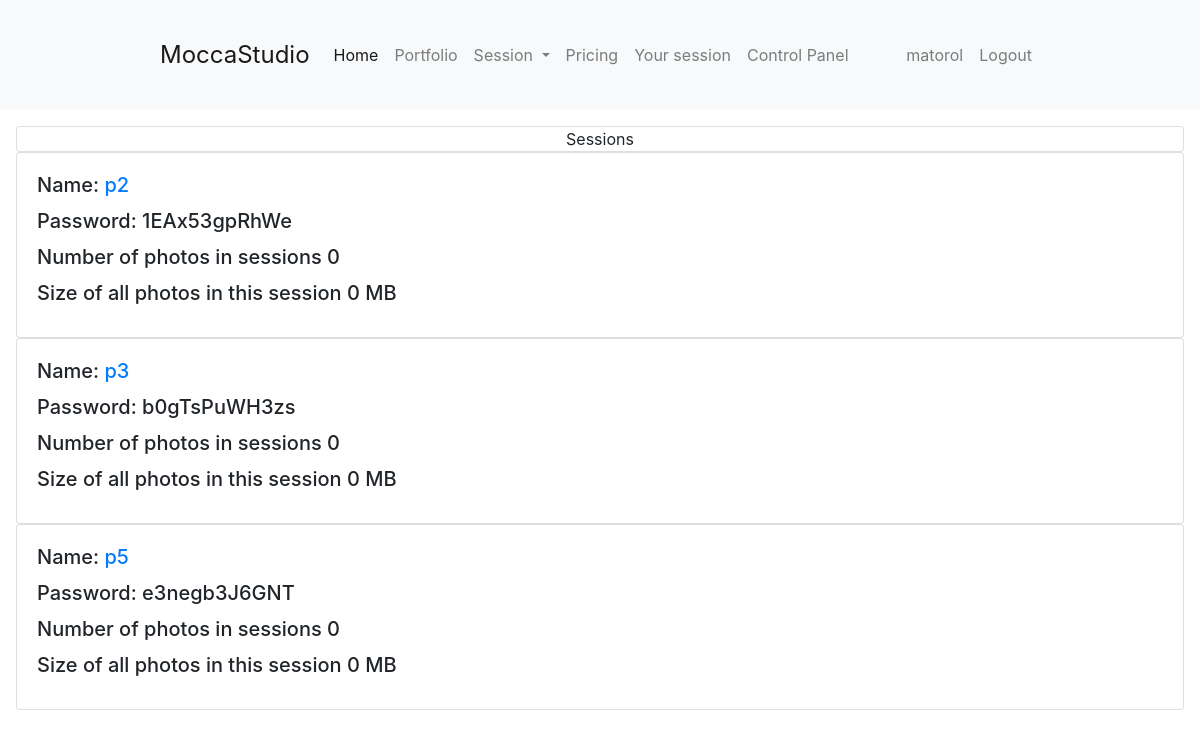
Page /control_panel/view_sessions/ (signed in) on the committed database.
### main/models.py (models this page shows, shortened)
class Session(models.Model):
    name = models.CharField(max_length=100, unique=True)
    password = models.CharField(max_length=100, default="password")

### main/views.py (the view)
# urls.py: path("control_panel/view_sessions/", views.view_sessions, name="view_sessions"),
@user_passes_test(lambda user: user.is_superuser)
def view_sessions(request):
    sessions = Session.objects.all()
    for session in sessions:
        photos = session.photo_set.all()
        photos_size = []
        for photo in photos:
            photos_size.append(photo.image.size / (1024*1024))
        photos_size_in_session = round(sum(photos_size))
        session.photos_size_in_session = photos_size_in_session
    return render(request, 'main/control_panel/view_sessions.html', {'sessions': sessions})

### main/templates/main/control_panel/view_sessions.html (shortened to what this page needs)
{% extends 'main/base.html' %}
{% block content %}
{% if user.is_superuser %}
<div class="m-3">
    <div class="card text-center">Sessions</div>
    {% for session in sessions %}
        <div class="card">
            <div class="card-body">
                <div class="row">
                    <div class="col-md-9">
                        <h5 class="card-title">Name: <a href="{% url 'view_session' session.name %}">{{ session.name }}</a> </h5>
                        <h5 class="card-title">Password: {{ session.password }}</h5>
                        <h5 class="card-title">Number of photos in sessions {{ session.photo_set.all.count }}</h5>
                        <h5 class="card-title">Size of all photos in this session {{session.photos_size_in_session}} MB</h5>
                    </div>
                </div>
            </div>
        </div>
    {% endfor %}
</div>
{% endif %}
{% endblock %}

### main/templates/main/base.html (shortened to what this page needs)
<!DOCTYPE html>
<html lang="en">
<head>
    <link rel="stylesheet" href="https://cdn.jsdelivr.net/npm/bootstrap@4.3.1/dist/css/bootstrap.min.css">
    {% load static %}
    <link rel="stylesheet" type="text/css" href="{% static 'base.css' %}">
    <link rel="stylesheet" type="text/css" href="{% static 'lightbox/lightbox.min.css' %}">
</head>
<body>
    {% block nav %}
    <nav class="navbar navbar-expand-lg navbar-light bg-light">
        <a class="navbar-brand" href="/">MoccaStudio</a>
        <div class="collapse navbar-collapse" id="navbarSupportedContent">
        <ul class="navbar-nav mr-auto">
            <li class="nav-item active">
                <a class="nav-link" href="/home">Home <span class="sr-only">(current)</span></a>
            </li>
            <li class="nav-item">
                <a class="nav-link" href="/portfolio">Portfolio</a>
            </li>
            <li class="nav-item dropdown">
                <a class="nav-link dropdown-toggle" href="#" id="navbarDropdown" role="button" data-toggle="dropdown" aria-haspopup="true" aria-expanded="false">
                    Session
                </a>
            </li>
            <li class="nav-item">
                <a class="nav-link" href="/pricing">Pricing</a>
            </li>
            {% if user.is_authenticated %}
            <li class="nav-item">
                <a class="nav-link" href="/sessions/{{user.username}}">Your session</a>
            </li>
            {% endif %}
            {% if user.is_superuser %}
            <li class="nav-item">
                <a class="nav-link" href="/control_panel">Control Panel</a>
            </li>
            {% endif %}
        </ul>
        <ul class="navbar-nav ml-auto">
            {% if user.is_authenticated %}
                <li class="nav-item">
                    <a class="nav-link" href="/profile">{{user.username}}</a>
                </li>
                <span class="nav-item">
                    <a class="nav-link" href="/logout">Logout</a>
                </span>
            {% endif %}
        </ul>
        </div>
    </nav>
    {% endblock %}
    {% block content %}
    {% endblock %}
</body>
</html>

### main/static/base.css (style rules this page uses)
body { font-size: 1.0rem; }
.navbar { padding: 2rem 10rem; }
.navbar-brand { font-size: 1.5rem; }

### rows in the picture
Session: name "p2", password "1EAx53gpRhWe", photo_set.all.count "0", photos_size_in_session "0"
Session: name "p3", password "b0gTsPuWH3zs", photo_set.all.count "0", photos_size_in_session "0"
Session: name "p5", password "e3negb3J6GNT", photo_set.all.count "0", photos_size_in_session "0"

### other values in the picture
{{ user.username }} "matorol"
